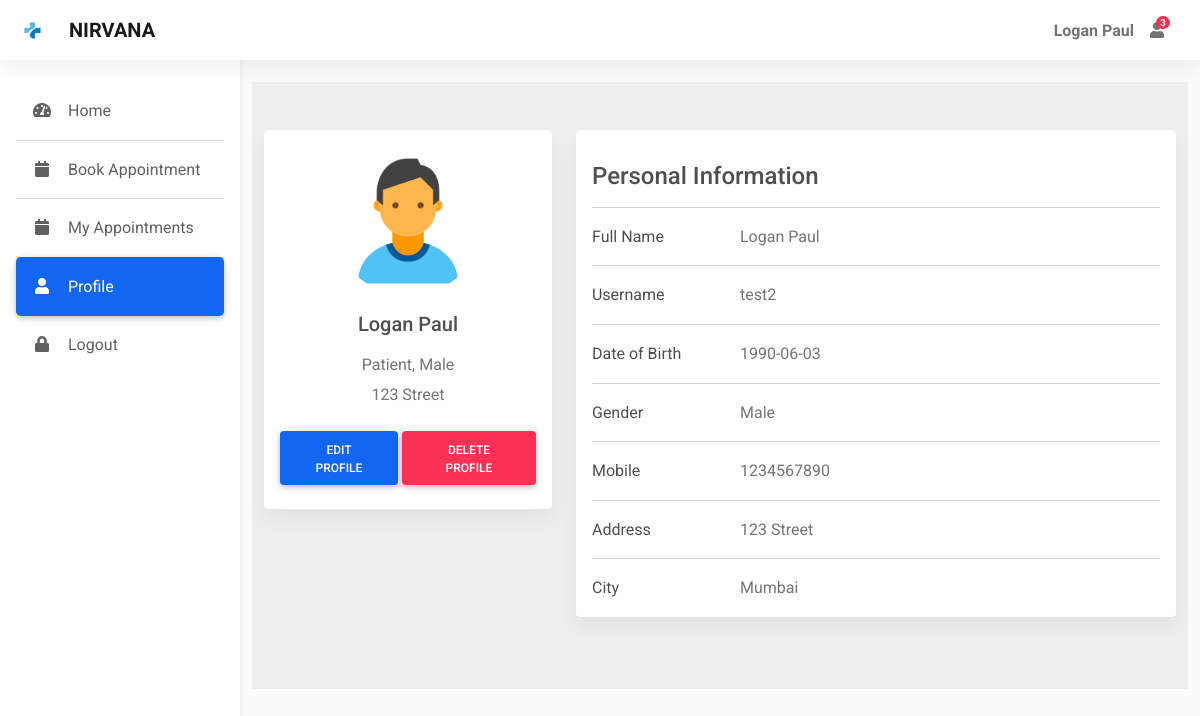
Page /profile (signed in) on the committed database.
### app.py (models this page shows)
class User(db.Model, UserMixin):
    id = db.Column(db.Integer, primary_key=True)
    username = db.Column(db.String(50), nullable=False, unique=True)
    password = db.Column(db.String(50), nullable=False)
    name = db.Column(db.String(50), nullable=False)
    address = db.Column(db.String(80))
    city = db.Column(db.String(30))
    dob = db.Column(db.Date, nullable=False)
    gender = db.Column(db.String(10), nullable=False)
    is_doctor = db.Column(db.Boolean, default=False, nullable=False)
    mobile = db.Column(db.Integer)

### app.py (the view)
@app.route("/profile", methods=['GET', 'POST'])
@login_required
def profile():
    return render_template("profile.html")

### app.py (called while the page is built)
@login_manager.user_loader
def load_user(user_id):
    return User.query.get(int(user_id))

@app.context_processor
def inject_datetime():
    return dict(datetime=datetime)

### templates/profile.html (shortened to what this page needs)
{% extends "dashboard.html" %}
{% block main %}
<div class="container pt-4">
      <section style="background-color: #eee;">
        <div class="container py-5">
          <div class="row">
            <div class="col-lg-4">
              <div class="card mb-4">
                <div class="card-body text-center">
                  {% if current_user.gender == 'Male' %}
                    <img src="{{ url_for('static', filename='img/icons/male-icon.jpg') }}" alt="avatar" class="rounded-circle img-fluid" style="width: 150px;">
                  {% else %}
                    <img src="{{ url_for('static', filename='img/icons/female-icon.png') }}" alt="avatar" class="rounded-circle img-fluid" style="width: 150px;">
                  {% endif %}
                  <h5 class="my-3">{{ current_user.name }}</h5>
                  {% if current_user.is_doctor %}
                    <p class="text-muted mb-1">Doctor, {{ current_user.gender }}</p>
                  {% else %}
                    <p class="text-muted mb-1">Patient, {{ current_user.gender }}</p>
                    <p class="text-muted mb-4">{{ current_user.address }}</p>
                  {% endif %}
                  <div class="d-flex justify-content-center mb-2">
                    <a href="{{ url_for('edit_profile') }}" class="btn btn-primary">Edit Profile</a>
                    <a href="{{ url_for('delete_profile') }}" class="btn btn-danger ms-1">Delete Profile</a>
                  </div>
                </div>
              </div>
            </div>
            <div class="col-lg-8">
              <div class="card mb-4">
                <div class="card-body">
                    <h4 class="my-3">Personal Information</h4>
                    <hr>
                    <div class="row">
                        <div class="col-sm-3">
                        <p class="mb-0">Full Name</p>
                        </div>
                        <div class="col-sm-9">
                        <p class="text-muted mb-0">{{ current_user.name }}</p>
                        </div>
                    </div>
                    <hr>
                    <div class="row">
                        <div class="col-sm-3">
                        <p class="mb-0">Username</p>
                        </div>
                        <div class="col-sm-9">
                        <p class="text-muted mb-0">{{ current_user.username }}</p>
                        </div>
                    </div>
                    <hr>
                    <div class="row">
                        <div class="col-sm-3">
                        <p class="mb-0">Date of Birth</p>
                        </div>
                        <div class="col-sm-9">
                        <p class="text-muted mb-0">{{ current_user.dob }}</p>
                        </div>
                    </div>
                    <hr>
                    <div class="row">
                        <div class="col-sm-3">
                        <p class="mb-0">Gender</p>
                        </div>
                        <div class="col-sm-9">
                        <p class="text-muted mb-0">{{ current_user.gender }}</p>
                        </div>
                    </div>
                    <hr>
                    <div class="row">
                        <div class="col-sm-3">
                        <p class="mb-0">Mobile</p>
                        </div>
                        <div class="col-sm-9">
                        <p class="text-muted mb-0">{{ current_user.mobile }}</p>
                        </div>
                    </div>
                    <hr>
                    <div class="row">
                        <div class="col-sm-3">
                        <p class="mb-0">Address</p>
                        </div>
                        <div class="col-sm-9">
                        <p class="text-muted mb-0">{{ current_user.address }}</p>
                        </div>
                    </div>
                    <hr>
                    <div class="row">
                        <div class="col-sm-3">
                        <p class="mb-0">City</p>
                        </div>
                        <div class="col-sm-9">
                        <p class="text-muted mb-0">{{ current_user.city }}</p>
                        </div>
                    </div>
                </div>
              </div>
            </div>
          </div>
        </div>
      </section>
</div>
{% endblock %}

### templates/dashboard.html (shortened to what this page needs)
<!DOCTYPE html>
<html lang="en">
<head>
  <link rel="stylesheet" href="https://use.fontawesome.com/releases/v5.11.2/css/all.css" />
  <link rel="stylesheet" href="{{ url_for('static', filename='css/mdb.min.css') }}" />
  <link rel="stylesheet"  href="{{ url_for('static', filename='css/admin.css') }}"/>
</head>
<body>
  <header>
    <nav id="sidebarMenu" class="collapse d-lg-block sidebar collapse bg-white">
      <div class="position-sticky">
        <div class="list-group list-group-flush mx-3 mt-4">
          <a href="{{ url_for('home') }}" class="list-group-item list-group-item-action py-3 ripple {% if request.endpoint == 'home' %}active{% endif %}" aria-current="true">
            <i class="fas fa-tachometer-alt fa-fw me-3"></i><span>Home</span>
          </a>
          {% if not current_user.is_doctor %}
          <a href="{{ url_for('appointment') }}" class="list-group-item list-group-item-action py-3 ripple {% if request.endpoint == 'appointment' %}active{% endif %}"><i
              class="fas fa-calendar fa-fw me-3"></i><span>Book Appointment</span></a>
          <a href="{{ url_for('myappointments') }}" class="list-group-item list-group-item-action py-3 ripple {% if request.endpoint == 'myappointments' %}active{% endif %}"><i
                class="fas fa-calendar fa-fw me-3"></i><span>My Appointments</span></a>
          {% endif %}
          <a href="{{ url_for('profile') }}" class="list-group-item list-group-item-action py-3 ripple {% if request.endpoint == 'profile' %}active{% endif %}"><i
              class="fas fa-user fa-fw me-3"></i><span>Profile</span></a>
          <a href="{{ url_for('logout') }}" class="list-group-item list-group-item-action py-3 ripple">
            <i class="fas fa-lock fa-fw me-3"></i><span>Logout</span>
          </a>
        </div>
      </div>
    </nav>
    <nav id="main-navbar" class="navbar navbar-expand-lg navbar-light bg-white fixed-top">
      <div class="container-fluid">
        <a class="navbar-brand d-flex align-items-center fw-bold" href="/"><img class="d-inline-block me-3"  src="{{ url_for('static', filename='img/icons/logo.png') }}" alt="" />NIRVANA</a>
        <ul class="navbar-nav ms-auto d-flex flex-row">
            <li>
                <a class="nav-link me-3 me-lg-0 d-flex align-items-center fw-bold" href="#">{{ current_user.name }}</a>
            </li>
          <li class="nav-item dropdown">
            <a class="nav-link me-3 me-lg-0 dropdown-toggle hidden-arrow" href="#" id="navbarDropdownMenuLink"
              role="button" data-mdb-toggle="dropdown" aria-expanded="false">
              <i class="fas fa-user"></i>
              <span class="badge rounded-pill badge-notification bg-danger">3</span>
            </a>
          </li>
          <li class="nav-item dropdown">
            <a class="nav-link dropdown-toggle hidden-arrow d-flex align-items-center" href="#"
              id="navbarDropdownMenuLink" role="button" data-mdb-toggle="dropdown" aria-expanded="false">
            </a>
          </li>
        </ul>
      </div>
    </nav>
  </header>
  <main style="margin-top: 58px">
    {% block main %}
    {% endblock %}
  </main>
</body>
</html>

### static/css/admin.css (style rules this page uses)
body { background-color: #fbfbfb; }
@media (min-width: 991.98px) { main { padding-left: 240px; } }
.sidebar { position: fixed; top: 0; bottom: 0; left: 0; padding: 58px 0 0; box-shadow: 0 2px 5px 0 rgb(0 0 0 / 5%), 0 2px 10px 0 rgb(0 0 0 / 5%); width: 240px; z-index: 600; }
.sidebar .active { border-radius: 5px; box-shadow: 0 2px 5px 0 rgb(0 0 0 / 16%), 0 2px 10px 0 rgb(0 0 0 / 12%); }

### rows in the picture
User: name "Logan Paul", gender "Male", address "123 Street", username "test2", dob "1990-06-03", mobile "1234567890", city "Mumbai"
